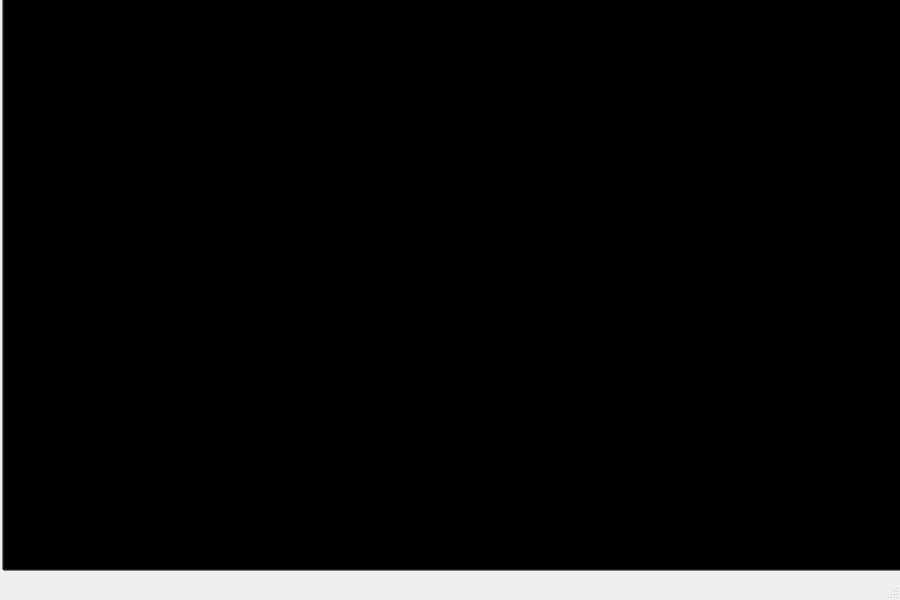
<?xml version="1.0" encoding="UTF-8"?>
<ui version="4.0">
 <class>Introduce</class>
 <widget class="QMainWindow" name="Introduce">
  <property name="geometry">
   <rect>
    <x>0</x>
    <y>0</y>
    <width>900</width>
    <height>600</height>
   </rect>
  </property>
  <property name="windowTitle">
   <string>MainWindow</string>
  </property>
  <widget class="QWidget" name="centralwidget">
   <widget class="QLabel" name="bg">
    <property name="geometry">
     <rect>
      <x>0</x>
      <y>0</y>
      <width>900</width>
      <height>600</height>
     </rect>
    </property>
    <property name="styleSheet">
     <string notr="true">border-image: url(:/ui/talk_bg);</string>
    </property>
    <property name="text">
     <string/>
    </property>
   </widget>
   <widget class="QPushButton" name="next">
    <property name="geometry">
     <rect>
      <x>2</x>
      <y>-30</y>
      <width>911</width>
      <height>601</height>
     </rect>
    </property>
    <property name="styleSheet">
     <string notr="true">background-color:transparent;</string>
    </property>
    <property name="text">
     <string/>
    </property>
   </widget>
   <widget class="QLabel" name="label">
    <property name="geometry">
     <rect>
      <x>0</x>
      <y>0</y>
      <width>900</width>
      <height>600</height>
     </rect>
    </property>
    <property name="styleSheet">
     <string notr="true">border-image: url(:/ui/p1);</string>
    </property>
    <property name="text">
     <string/>
    </property>
   </widget>
   <widget class="QLabel" name="arrow">
    <property name="geometry">
     <rect>
      <x>830</x>
      <y>530</y>
      <width>31</width>
      <height>31</height>
     </rect>
    </property>
    <property name="styleSheet">
     <string notr="true">border-image: url(:/ui/arrow);</string>
    </property>
    <property name="text">
     <string/>
    </property>
   </widget>
   <zorder>bg</zorder>
   <zorder>label</zorder>
   <zorder>next</zorder>
   <zorder>arrow</zorder>
  </widget>
  <widget class="QMenuBar" name="menubar">
   <property name="geometry">
    <rect>
     <x>0</x>
     <y>0</y>
     <width>900</width>
     <height>26</height>
    </rect>
   </property>
  </widget>
  <widget class="QStatusBar" name="statusbar"/>
 </widget>
 <resources/>
 <connections/>
</ui>
